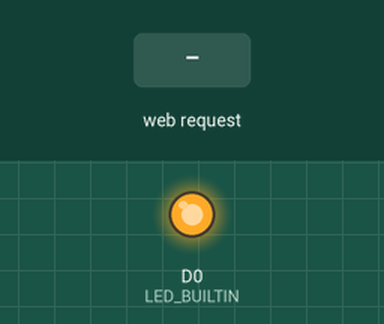
Simulated run of this sketch. Board: ESP8266 (NodeMCU). Parts: output pins drawn as LEDs (lit = HIGH). The inputs (shaded band) are chosen by the test bench. WiFi joins after 1.5 s; servers stay silent unless stated; what the sketch prints to the serial monitor is not drawn.

Above: at 2.8 s.
2.9 s: HTTP request GET /require received
At 7.95 s:
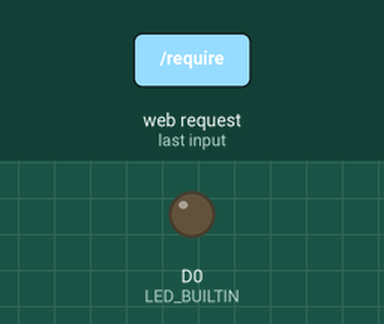
Timing chart, 0 to 9.5 s (numbered marks = the images above; inputs shaded):
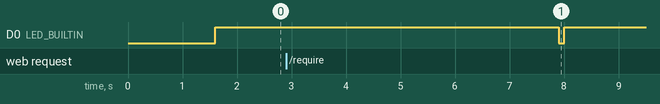

Measured:
- after the input at 2.9 s, D0 (LED_BUILTIN): HIGH → LOW after 5.0 s, → HIGH 0.10 s later

The sketch:

Node_Smartfarm.ino
```cpp
#include <ESP8266WiFi.h>

// ssid : SmartFarmRouter
// pass : SmartFarm00

//////////////////// config ////////////////////////

const char ssid[]             = "OHMAMP";
const char password[]         = "a029453745";

//const char server_ip[]      = "192.168.1.2";
//const uint16_t port         = 8000;

const int nodeId              = 1;

///////////////////////////////////////////////////

IPAddress ipaddr              = {192, 168,   1,  4};
IPAddress gateway             = {192, 168,   1,  1};
IPAddress subnet              = {255, 255, 255,  0};

String strInput               = "";
#define MAXRAND 5
#define LED_BUILTIN D0
WiFiServer server(8000);
WiFiClient client;

void setup()
{
  pinMode(LED_BUILTIN, OUTPUT);
  digitalWrite(LED_BUILTIN,LOW);
  Serial.begin(115200);
  WiFi.mode(WIFI_STA);
  Serial.println();

  WiFi.begin(ssid, password);
  while (WiFi.status() != WL_CONNECTED) {        // wait for connect to AP
    delay(200);
    Serial.print(".");
  }
  //WiFi.config(ipaddr, gateway, subnet);

  Serial.println();
  Serial.print("IP address: ");
  Serial.println(WiFi.localIP());
  server.begin();
  digitalWrite(LED_BUILTIN,HIGH);
}
void loop() {
  client = server.available();
  if (client) {
    Serial.println("Have client");
    for(int i=0 ; i<100 ; i++){
      if(client.available()) {
        strInput = client.readStringUntil('\n');
        Serial.println(strInput);
        if(strInput == "require"){
          client.println(sensorRead());
          return;
        }
      }
      delay(50);
    }
    client.stop();
    digitalWrite(LED_BUILTIN,LOW);
    delay(100);
    digitalWrite(LED_BUILTIN,HIGH);
  }
}

String sensorRead(){
  String temp = "19 Oct 2016 22:35:50,18,5,62,31.00,47.00,30.00";
  return temp;
}
```
